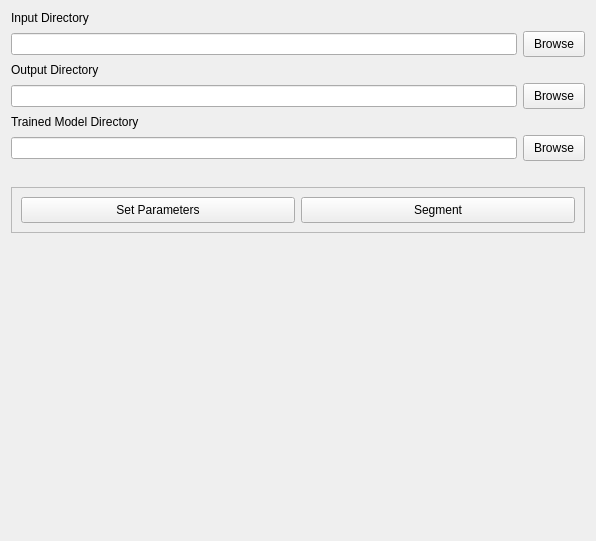
                                            <widget class="QWidget" name="pred_page">
                                                <property name="geometry">
                                                    <rect>
                                                        <x>0</x>
                                                        <y>0</y>
                                                        <width>596</width>
                                                        <height>541</height>
                                                    </rect>
                                                </property>
                                                <attribute name="label">
                                                    <string>Segmentation</string>
                                                </attribute>
                                                <layout class="QVBoxLayout" name="verticalLayout">
                                                    <item>
                                                        <widget class="QLabel" name="label_9">
                                                            <property name="text">
                                                                <string>Input Directory</string>
                                                            </property>
                                                        </widget>
                                                    </item>
                                                    <item>
                                                        <layout class="QGridLayout" name="gridLayout_6">
                                                            <item row="0" column="0">
                                                                <widget class="QLineEdit" name="inputdirtext_2">
                                                                    <property name="toolTip">
                                                                        <string>&lt;html&gt;&lt;head/&gt;&lt;body&gt;&lt;p&gt;Choose
                                                                            the input directories for images to segment&lt;/p&gt;&lt;/body&gt;&lt;/html&gt;
                                                                        </string>
                                                                    </property>
                                                                    <property name="toolTipDuration">
                                                                        <number>-1</number>
                                                                    </property>
                                                                    <property name="autoFillBackground">
                                                                        <bool>false</bool>
                                                                    </property>
                                                                </widget>
                                                            </item>
                                                            <item row="0" column="1">
                                                                <widget class="QPushButton" name="inputbrowse_2">
                                                                    <property name="styleSheet">
                                                                        <string notr="True">QPushButton { padding-left:
                                                                            10px; padding-right: 10px; padding-top: 5px;
                                                                            padding-bottom: 5px; }
                                                                        </string>
                                                                    </property>
                                                                     <property name="toolTip">
                                                                        <string>&lt;html&gt;&lt;head/&gt;&lt;body&gt;&lt;p&gt;Browse directory&lt;/p&gt;&lt;/body&gt;&lt;/html&gt;</string>
                                                                    </property>
                                                                    <property name="text">
                                                                        <string>Browse</string>
                                                                    </property>
                                                                </widget>
                                                            </item>
                                                        </layout>
                                                    </item>
                                                    <item>
                                                        <widget class="QLabel" name="label_8">
                                                            <property name="text">
                                                                <string>Output Directory</string>
                                                            </property>
                                                        </widget>
                                                    </item>
                                                    <item>
                                                        <layout class="QGridLayout" name="gridLayout_4">
                                                            <item row="0" column="1">
                                                                <widget class="QPushButton" name="outputbrowse_2">
                                                                    <property name="styleSheet">
                                                                        <string notr="True">QPushButton { padding-left:
                                                                            10px; padding-right: 10px; padding-top: 5px;
                                                                            padding-bottom: 5px; }
                                                                        </string>
                                                                    </property>
                                                                   <property name="toolTip">
                                                                        <string>&lt;html&gt;&lt;head/&gt;&lt;body&gt;&lt;p&gt;Browse directory&lt;/p&gt;&lt;/body&gt;&lt;/html&gt;</string>
                                                                    </property>
                                                                    <property name="text">
                                                                        <string>Browse</string>
                                                                    </property>
                                                                </widget>
                                                            </item>
                                                            <item row="0" column="0">
                                                                <widget class="QLineEdit" name="outputdirtext_2">
                                                                    <property name="toolTip">
                                                                        <string>&lt;html&gt;&lt;head/&gt;&lt;body&gt;&lt;p&gt;Choose
                                                                            the output root directory to save the
                                                                            results&lt;/p&gt;&lt;/body&gt;&lt;/html&gt;
                                                                        </string>
                                                                    </property>
                                                                </widget>
                                                            </item>
                                                        </layout>
                                                    </item>
                                                    <item>
                                                        <widget class="QLabel" name="label_10">
                                                            <property name="text">
                                                                <string>Trained Model Directory</string>
                                                            </property>
                                                        </widget>
                                                    </item>
                                                    <item>
                                                        <layout class="QGridLayout" name="gridLayout_12">
                                                            <item row="0" column="1">
                                                                <widget class="QPushButton" name="modelbrowse_2">
                                                                    <property name="styleSheet">
                                                                        <string notr="True">QPushButton { padding-left:
                                                                            10px; padding-right: 10px; padding-top: 5px;
                                                                            padding-bottom: 5px; }
                                                                        </string>
                                                                    </property>
                                                                    <property name="toolTip">
                                                                        <string>&lt;html&gt;&lt;head/&gt;&lt;body&gt;&lt;p&gt;Browse directory&lt;/p&gt;&lt;/body&gt;&lt;/html&gt;</string>
                                                                    </property>
                                                                    <property name="text">
                                                                        <string>Browse</string>
                                                                    </property>
                                                                </widget>
                                                            </item>
                                                            <item row="0" column="0">
                                                                <widget class="QLineEdit" name="modeldir_2">
                                                                    <property name="toolTip">
                                                                        <string>&lt;html&gt;&lt;head/&gt;&lt;body&gt;&lt;p&gt;Choose
                                                                            the model directory (input folder containing
                                                                            weights)&lt;/p&gt;&lt;/body&gt;&lt;/html&gt;
                                                                        </string>
                                                                    </property>
                                                                </widget>
                                                            </item>
                                                        </layout>
                                                    </item>
                                                    <item>
                                                        <spacer name="verticalSpacer_15">
                                                            <property name="orientation">
                                                                <enum>Qt::Vertical</enum>
                                                            </property>
                                                            <property name="sizeType">
                                                                <enum>QSizePolicy::Fixed</enum>
                                                            </property>
                                                            <property name="sizeHint" stdset="0">
                                                                <size>
                                                                    <width>20</width>
                                                                    <height>20</height>
                                                                </size>
                                                            </property>
                                                        </spacer>
                                                    </item>
                                                    <item>
                                                        <widget class="QFrame" name="frame_6">
                                                            <property name="frameShape">
                                                                <enum>QFrame::StyledPanel</enum>
                                                            </property>
                                                            <property name="frameShadow">
                                                                <enum>QFrame::Raised</enum>
                                                            </property>
                                                            <layout class="QGridLayout" name="verticalLayout_9">
                                                                <item row="0" column="1">
                                                                    <widget class="QPushButton" name="pred_parameters">
                                                                        <property name="styleSheet">
                                                                            <string notr="True">QPushButton {
                                                                                padding-left: 10px; padding-right: 10px;
                                                                                padding-top: 5px; padding-bottom: 5px; }
                                                                            </string>
                                                                        </property>
                                                                        <property name="toolTip">
                                                                            <string>&lt;html&gt;&lt;head/&gt;&lt;body&gt;&lt;p&gt;Settings
                                                                                for segmentation&lt;/p&gt;&lt;/body&gt;&lt;/html&gt;
                                                                            </string>
                                                                        </property>
                                                                        <property name="text">
                                                                            <string>Set Parameters</string>
                                                                        </property>
                                                                    </widget>
                                                                </item>

                                                                <item row="0" column="2">
                                                                    <widget class="QPushButton" name="pushpredict_2">
                                                                        <property name="styleSheet">
                                                                            <string notr="True">QPushButton {
                                                                                padding-left: 10px; padding-right: 10px;
                                                                                padding-top: 5px; padding-bottom: 5px; }
                                                                            </string>
                                                                        </property>
                                                                        <property name="toolTip">
                                                                            <string>&lt;html&gt;&lt;head/&gt;&lt;body&gt;&lt;p&gt;Start
                                                                                segmentation&lt;/p&gt;&lt;/body&gt;&lt;/html&gt;
                                                                            </string>
                                                                        </property>
                                                                        <property name="text">
                                                                            <string>Segment</string>
                                                                        </property>
                                                                    </widget>
                                                                </item>
                                                            </layout>
                                                        </widget>
                                                    </item>
                                                    <item>
                                                        <spacer name="verticalSpacer_3">
                                                            <property name="orientation">
                                                                <enum>Qt::Vertical</enum>
                                                            </property>
                                                            <property name="sizeType">
                                                                <enum>QSizePolicy::Expanding</enum>
                                                            </property>
                                                            <property name="sizeHint" stdset="0">
                                                                <size>
                                                                    <width>17</width>
                                                                    <height>131</height>
                                                                </size>
                                                            </property>
                                                        </spacer>
                                                    </item>
                                                </layout>
                                            </widget>
